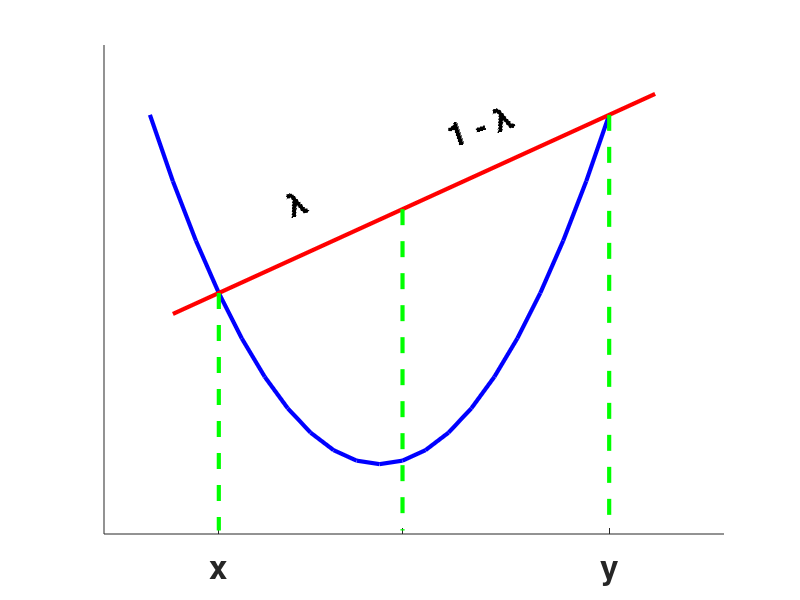
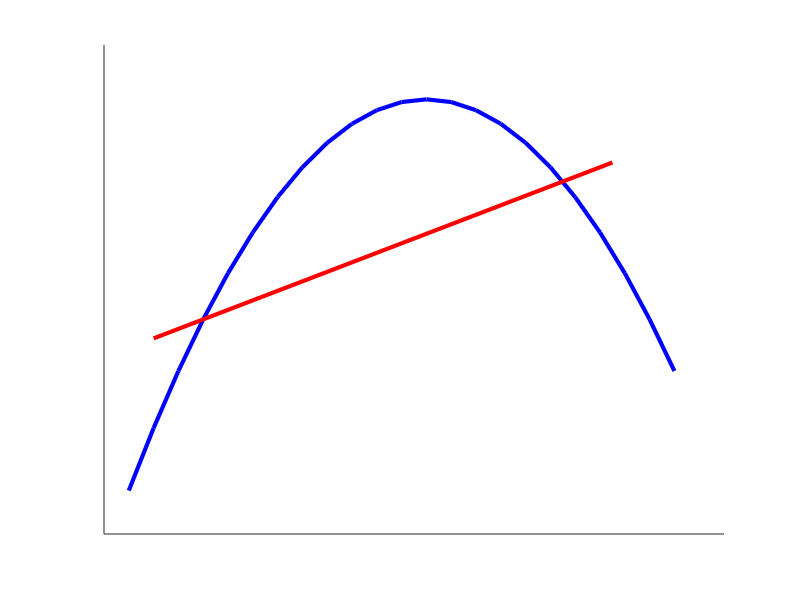
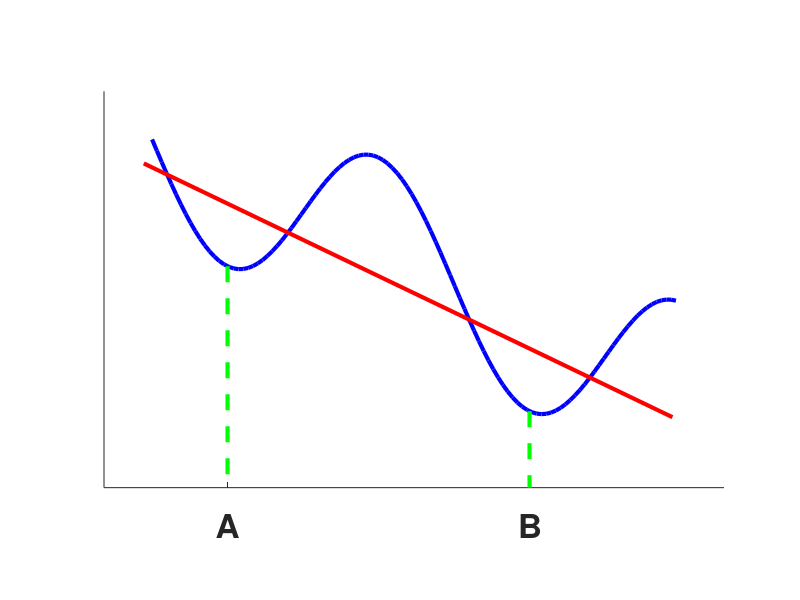

Source code (MATLAB) for these figures, in order:
function convexFnHand
    x=(-10:1:10) + 10;
    y=convexFn(x);
    
    x0=3;
    y0=convexFn(x0);
    x1=x0+8;
    x2=x0+17;
    y2=convexFn(x2);

    ratio=(y2-y0)/(x2-x0);
    y1=(x1-x0)*ratio+y0;
    figure(1); clf; hold on;

    plot(x, y, '-b', 'linewidth', 3);
    % plot a tangent line
    plot([x0-2,x2+2], [y0-2*ratio,y2+2*ratio], '-r', 'LineWidth', 3);
    
    % plot other lines
    plot([x0, x0], [y0, 1], '--g', 'LineWidth', 3);
    plot([x1, x1], [y1, 1], '--g', 'LineWidth', 3);
    plot([x2, x2], [y2, 1], '--g', 'LineWidth', 3);
    
    text(x0+3, y0+25, '\lambda', 'FontSize', 24, 'FontWeight', 'bold', 'Rotation',acot(ratio) * 180 / pi);
    text(x0+10, y0+45, '1 - \lambda', 'FontSize', 24, 'FontWeight', 'bold', 'Rotation', acot(ratio) * 180 / pi);
    
    xlim([-2, 25]);
    set(gca, 'YTick', []);
    set(gca, 'XTick', [x0, x1, x2]);
    set(gca, 'XTickLabel', {'x', '', 'y'}, 'FontSize', 24, 'FontWeight', 'bold');
    hold off;
    
    
    %% ====================================================================
    % Figure 2
    % =====================================================================
    x = (-12:1:10) + 13;
    y = concaveFn(x);

    x0 = 4;
    y0 = concaveFn(x0);
    x2 = 18.5;
    y2 = concaveFn(x2);
    ratio = (y2 - y0) / (x2 - x0);
    
    figure(2); clf; hold on;
    % plot function
    plot(x, y, '-b', 'LineWidth', 3);
    
    % plot a tangent line
    plot([x0-2,x2+2], [y0-2*ratio,y2+2*ratio], '-r', 'LineWidth', 3);
    
    set(gca, 'XTick', [], 'YTick', []);
    ylim([-180, 0]);
    hold off;
    
    %% ====================================================================
    % Figure 3
    % =====================================================================
    x = 0.5*pi : 0.1 : 4 * pi;
    y = periodicFn(x);
    x0 = pi;
    y0 = periodicFn(x0);
    x2 = 3 * pi;
    y2 = periodicFn(x2);
    ratio = (y2 - y0) / (x2 - x0);
    x1 = 1.4 * pi;
    y1 = periodicFn(x1);
    
    figure(3); clf; hold on;
    plot(x, y, '-b', 'LineWidth', 3);

    % plot a tangent line
    plot([x1-3,x1+8], [y1-3*ratio,y1+8*ratio], '-r', 'LineWidth', 3);
    
    plot([x0, x0], [y0, 0], '--g', 'LineWidth', 3);
    plot([x2, x2], [y2, 0], '--g', 'LineWidth', 3);

    set(gca, 'YTick', []);
    set(gca, 'XTick', [x0, x2], 'XTickLabel', {'A', 'B'}, 'FontSize', 24, 'FontWeight', 'bold');
    axis equal;
    ylim([0, max(y)+1]);
    xlim([min(x)-1, max(x)+1]);
    hold off;

end

function y = convexFn(x)
   y = (x - 10).^2 + 20;
end

function y = concaveFn(x)
   y = - ((x - 13).^2 + 20);
end

function y = periodicFn(x)
   y = 0.6 * (pi*cos(x) - 0.8*x) + 8;
end